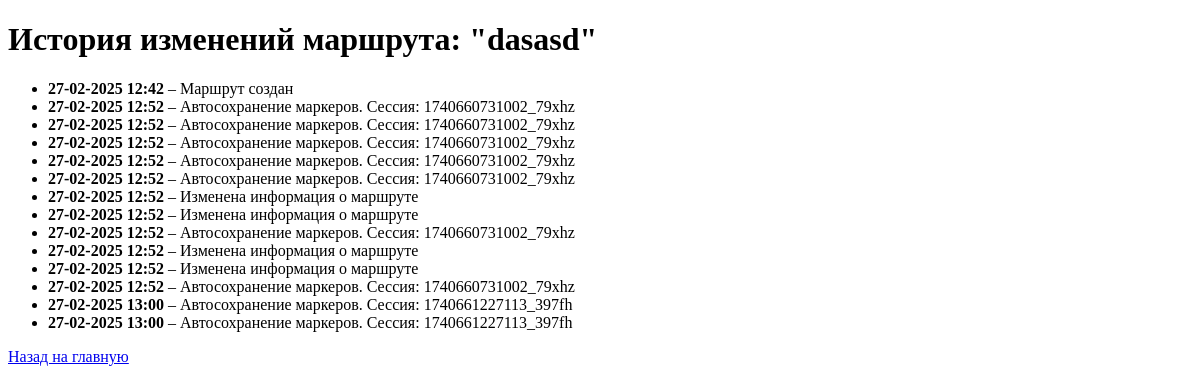
/route/1/history (signed in), run on an earlier commit of the app's database.
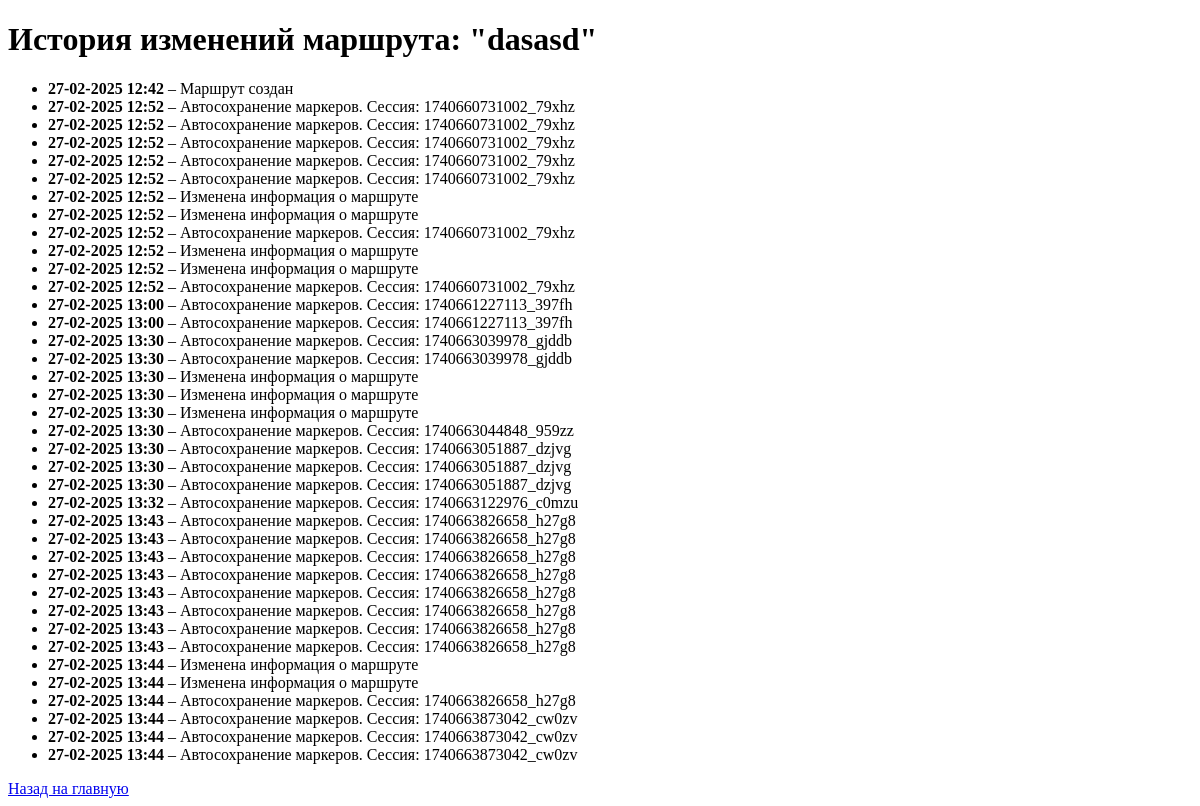
And on a later commit of the database.
### app.py (models this page shows, shortened)
class Route(db.Model):
    __tablename__ = 'route'
    id = db.Column(db.Integer, primary_key=True)
    title = db.Column(db.String(100), nullable=False)
    description = db.Column(db.Text)
    is_private = db.Column(db.Boolean, default=False)
    moderated = db.Column(db.Boolean, default=False)
    created_at = db.Column(db.DateTime, default=datetime.utcnow)
    updated_at = db.Column(db.DateTime, default=datetime.utcnow, onupdate=datetime.utcnow)
    user_id = db.Column(db.Integer, db.ForeignKey('user.id'))
    photos = db.relationship('Photo', backref='route', lazy=True)
    comments = db.relationship('Comment', backref='route', lazy=True)
    changes = db.relationship('ChangeHistory', backref='route', lazy=True)
    landmarks = db.relationship('Landmark', backref='route', lazy=True)
    points = db.Column(db.Text, nullable=True)
    allMarkers = db.Column(db.Text, nullable=True)
    ratings = db.relationship('Rating', backref='route', lazy='dynamic')

class ChangeHistory(db.Model):
    id = db.Column(db.Integer, primary_key=True)
    change_desc = db.Column(db.Text)
    changed_at = db.Column(db.DateTime, default=datetime.utcnow)
    route_id = db.Column(db.Integer, db.ForeignKey('route.id'))
    session = db.Column(db.String(100), nullable=True)

### app.py (the view)
@app.route('/route/<int:route_id>/history')
@login_required
def route_history(route_id):
    route = Route.query.get_or_404(route_id)
    if route.user_id != current_user.id:
        flash("У вас нет доступа к просмотру истории этого маршрута")
        return redirect(url_for('index'))
    histories = route.changes
    return render_template('history.html', route=route, histories=histories)

### app.py (called while the page is built)
@login_manager.user_loader
def load_user(user_id):
    return User.query.get(int(user_id))

### templates/history.html (shortened to what this page needs)
<!DOCTYPE html>
<html lang="ru">
<head>
  <link rel="stylesheet" href="{{ url_for('static', filename='css/styles.css') }}">
</head>
<body>
  <h1>История изменений маршрута: "{{ route.title }}"</h1>
  {% if histories %}
    <ul>
      {% for history in histories %}
        <li>
          <strong>{{ history.changed_at.strftime("%d-%m-%Y %H:%M") }}</strong> – {{ history.change_desc }}
        </li>
      {% endfor %}
    </ul>
  {% else %}
    <p>История изменений отсутствует.</p>
  {% endif %}
  <a href="{{ url_for('index') }}">Назад на главную</a>
</body>
</html>

What changed in the data, as far as the page shows it:
added ChangeHistory: changed_at "27-02-2025 13:30", change_desc "Автосохранение маркеров. Сессия: 1740663039978_gjddb"
added ChangeHistory: changed_at "27-02-2025 13:30", change_desc "Автосохранение маркеров. Сессия: 1740663039978_gjddb"
added ChangeHistory: changed_at "27-02-2025 13:30", change_desc "Изменена информация о маршруте"
added ChangeHistory: changed_at "27-02-2025 13:30", change_desc "Изменена информация о маршруте"
added ChangeHistory: changed_at "27-02-2025 13:30", change_desc "Изменена информация о маршруте"
added ChangeHistory: changed_at "27-02-2025 13:30", change_desc "Автосохранение маркеров. Сессия: 1740663044848_959zz"
added ChangeHistory: changed_at "27-02-2025 13:30", change_desc "Автосохранение маркеров. Сессия: 1740663051887_dzjvg"
added ChangeHistory: changed_at "27-02-2025 13:30", change_desc "Автосохранение маркеров. Сессия: 1740663051887_dzjvg"
added ChangeHistory: changed_at "27-02-2025 13:30", change_desc "Автосохранение маркеров. Сессия: 1740663051887_dzjvg"
added ChangeHistory: changed_at "27-02-2025 13:32", change_desc "Автосохранение маркеров. Сессия: 1740663122976_c0mzu"
added ChangeHistory: changed_at "27-02-2025 13:43", change_desc "Автосохранение маркеров. Сессия: 1740663826658_h27g8"
added ChangeHistory: changed_at "27-02-2025 13:43", change_desc "Автосохранение маркеров. Сессия: 1740663826658_h27g8"
added ChangeHistory: changed_at "27-02-2025 13:43", change_desc "Автосохранение маркеров. Сессия: 1740663826658_h27g8"
added ChangeHistory: changed_at "27-02-2025 13:43", change_desc "Автосохранение маркеров. Сессия: 1740663826658_h27g8"
added ChangeHistory: changed_at "27-02-2025 13:43", change_desc "Автосохранение маркеров. Сессия: 1740663826658_h27g8"
added ChangeHistory: changed_at "27-02-2025 13:43", change_desc "Автосохранение маркеров. Сессия: 1740663826658_h27g8"
added ChangeHistory: changed_at "27-02-2025 13:43", change_desc "Автосохранение маркеров. Сессия: 1740663826658_h27g8"
added ChangeHistory: changed_at "27-02-2025 13:43", change_desc "Автосохранение маркеров. Сессия: 1740663826658_h27g8"
added ChangeHistory: changed_at "27-02-2025 13:44", change_desc "Изменена информация о маршруте"
added ChangeHistory: changed_at "27-02-2025 13:44", change_desc "Изменена информация о маршруте"
added ChangeHistory: changed_at "27-02-2025 13:44", change_desc "Автосохранение маркеров. Сессия: 1740663826658_h27g8"
added ChangeHistory: changed_at "27-02-2025 13:44", change_desc "Автосохранение маркеров. Сессия: 1740663873042_cw0zv"
added ChangeHistory: changed_at "27-02-2025 13:44", change_desc "Автосохранение маркеров. Сессия: 1740663873042_cw0zv"
added ChangeHistory: changed_at "27-02-2025 13:44", change_desc "Автосохранение маркеров. Сессия: 1740663873042_cw0zv"
